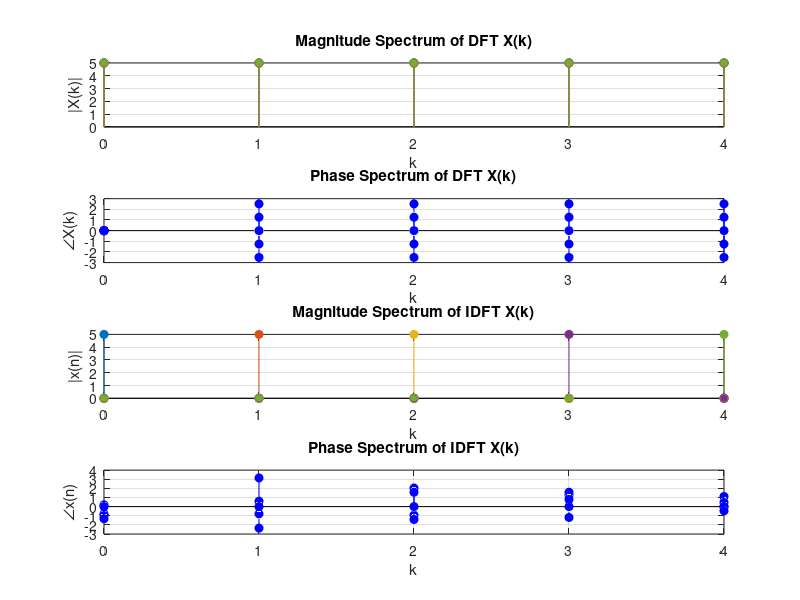

The MATLAB script that drew this image:
clear all; close all; clc;
% Input: Size of sequence and signal x(n)
N = input('Size of sequence: ');
x = input('Input the signal x(n): ');
% Define twiddle factor for DFT
omega1 = exp(-2 * pi * 1i / N);
% Define time index vectors
n = 0:N-1;
k = transpose(n);
% Construct DFT matrix manually
W = omega1 .^ (k * n);
% Compute DFT of x(n)
x1 = transpose(x);
X = W * x1;
% Define twiddle factor for IDFT
idft_W = exp(2 * pi * 1i / N);
idft_W = idft_W .^ (k * n);
% Compute IDFT using matrix method
x_recon = (1 / N) * idft_W * X;
% Display results
disp('DFT of the signal is:');
disp(X);
disp('Reconstructed signal (IDFT) is:');
disp(x_recon);
% Plot Magnitude and Phase of DFT and IDFT
figure;
% Magnitude of DFT
subplot(4,1,1);
stem(0:N-1, abs(X), 'filled');
title('Magnitude Spectrum of DFT X(k)');
xlabel('k');
ylabel('|X(k)|');
grid on;
% Phase of DFT
subplot(4,1,2);
stem(0:N-1, angle(X), 'filled', 'b');
title('Phase Spectrum of DFT X(k)');
xlabel('k');
ylabel('∠X(k)');
grid on;
% Magnitude of IDFT
subplot(4,1,3);
stem(0:N-1, abs(x_recon), 'filled');
title('Magnitude Spectrum of IDFT X(k)');
xlabel('k');
ylabel('|x(n)|');
grid on;
% Phase of IDFT
subplot(4,1,4);
stem(0:N-1, angle(x_recon), 'filled', 'b');
title('Phase Spectrum of IDFT X(k)');
xlabel('k');
ylabel('∠x(n)');
grid on;

